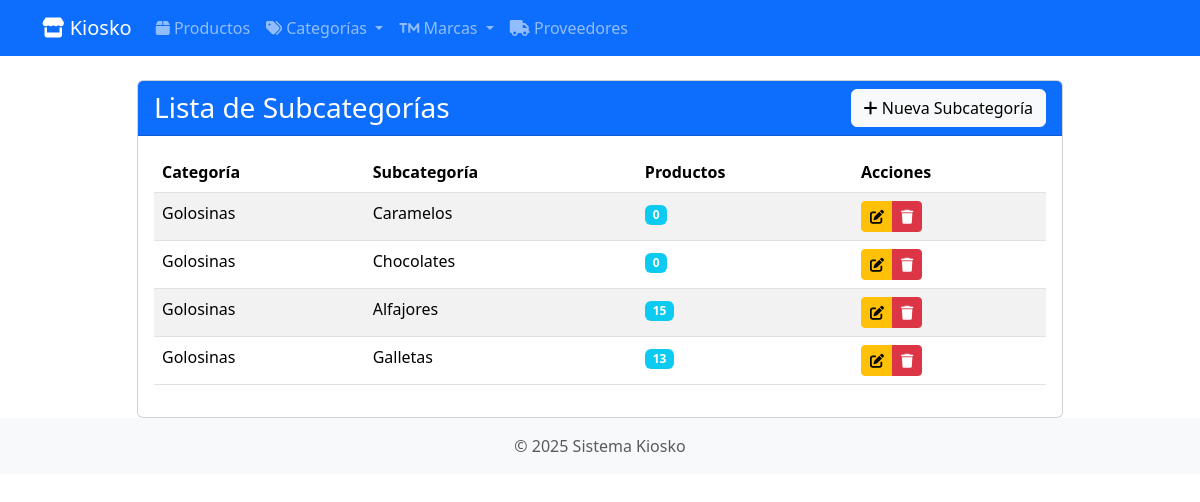
/subcategorias/, run on the app's committed database.
### precios/models.py (models this page shows, shortened)
class Subcategoria(models.Model):
    categoria = models.ForeignKey(
        Categoria,
        on_delete=models.CASCADE,
        related_name='subcategorias'
    )
    nombre = models.CharField(max_length=100)
    class Meta:
        verbose_name_plural = "Subcategorías"
        unique_together = ('categoria', 'nombre')

class Categoria(models.Model):
    nombre = models.CharField(max_length=100, unique=True)
    class Meta:
        verbose_name_plural = "Categorías"

### precios/views.py (the view)
# urls.py: path('subcategorias/', views.lista_subcategorias, name='lista_subcategorias'),
def lista_subcategorias(request):
    subcategorias = Subcategoria.objects.all().select_related('categoria')
    return render(request, 'lista_subcategorias.html', {
        'subcategorias': subcategorias
    })

### precios/templates/lista_subcategorias.html (shortened to what this page needs)
{% extends 'base.html' %}
{% block content %}
<div class="container mt-4">
    <div class="row">
        <div class="col-md-10 offset-md-1">
            <div class="card">
                <div class="card-header bg-primary text-white d-flex justify-content-between align-items-center">
                    <h3 class="card-title mb-0">Lista de Subcategorías</h3>
                    <a href="{% url 'crear_subcategoria' %}" class="btn btn-light">
                        <i class="fas fa-plus"></i> Nueva Subcategoría
                    </a>
                </div>
                <div class="card-body">
                    <div class="table-responsive">
                        <table class="table table-striped">
                            <thead>
                                <tr>
                                    <th>Categoría</th>
                                    <th>Subcategoría</th>
                                    <th>Productos</th>
                                    <th>Acciones</th>
                                </tr>
                            </thead>
                            <tbody>
                                {% for subcategoria in subcategorias %}
                                <tr>
                                    <td>{{ subcategoria.categoria.nombre }}</td>
                                    <td>{{ subcategoria.nombre }}</td>
                                    <td>
                                        <span class="badge bg-info">
                                            {{ subcategoria.productos.count }}
                                        </span>
                                    </td>
                                    <td>
                                        <div class="btn-group">
                                            <a href="#" class="btn btn-sm btn-warning">
                                                <i class="fas fa-edit"></i>
                                            </a>
                                            <button type="button" class="btn btn-sm btn-danger"
                                                    onclick="confirmarEliminar({{ subcategoria.id }}, '{{ subcategoria.nombre|escapejs }}')">
                                                <i class="fas fa-trash"></i>
                                            </button>
                                        </div>
                                    </td>
                                </tr>
                                {% empty %}
                                <tr>
                                    <td colspan="4" class="text-center">No hay subcategorías registradas</td>
                                </tr>
                                {% endfor %}
                            </tbody>
                        </table>
                    </div>
                </div>
            </div>
        </div>
    </div>
</div>
{% endblock %}

### data on the page
Subcategoria: categoria.nombre "Golosinas", nombre "Caramelos", productos.count "0"
Subcategoria: categoria.nombre "Golosinas", nombre "Chocolates", productos.count "0"
Subcategoria: categoria.nombre "Golosinas", nombre "Alfajores", productos.count "15"
Subcategoria: categoria.nombre "Golosinas", nombre "Galletas", productos.count "13"
